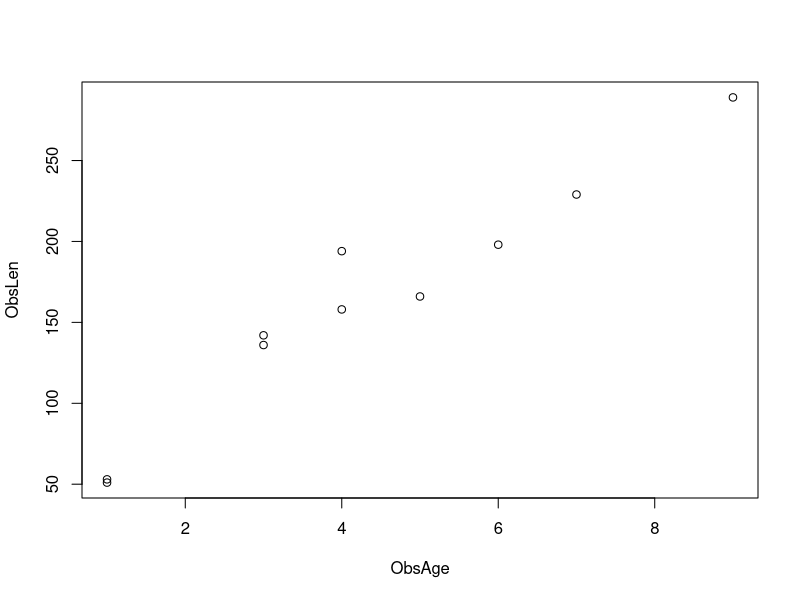
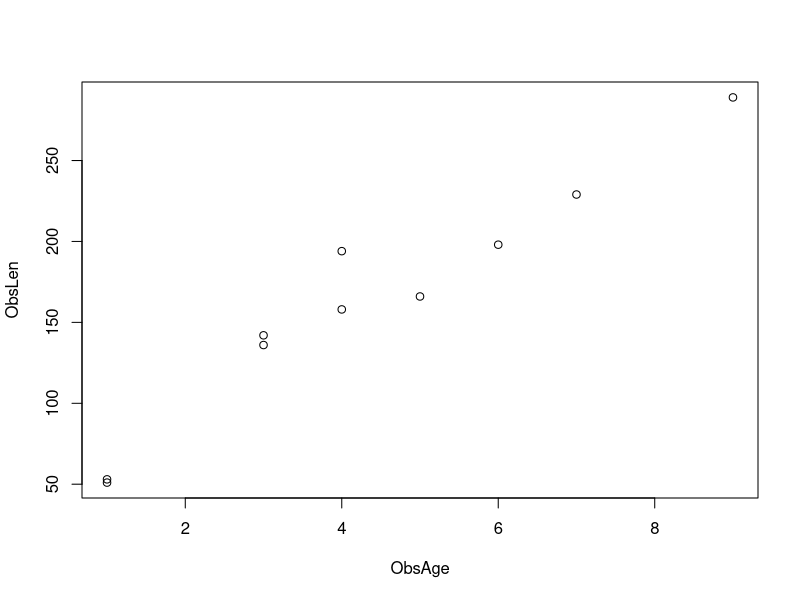
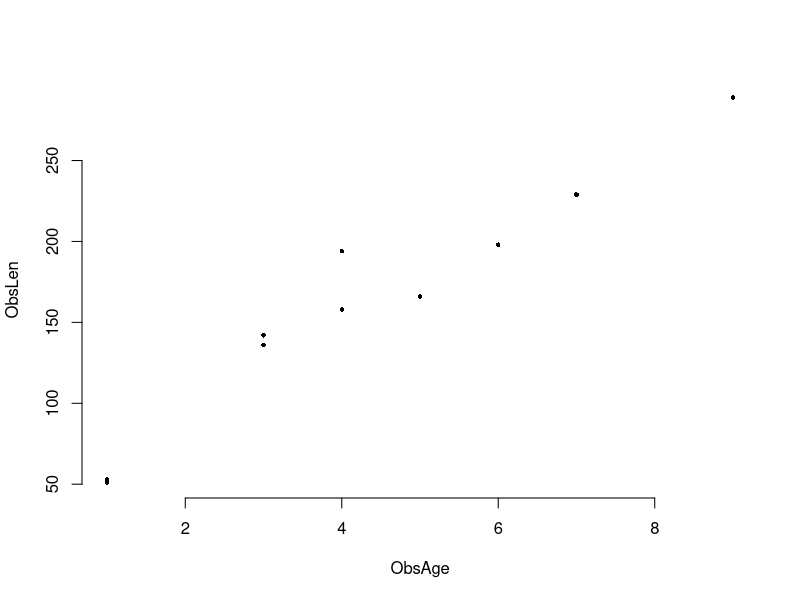
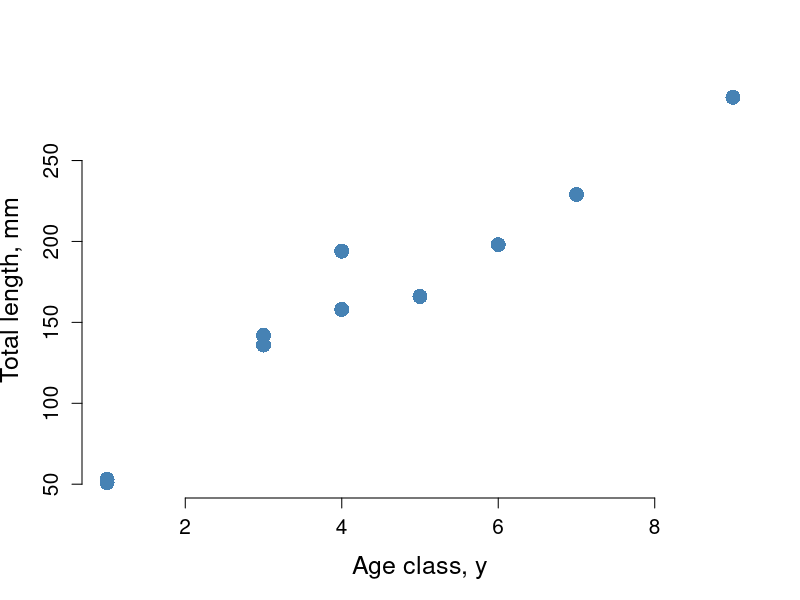
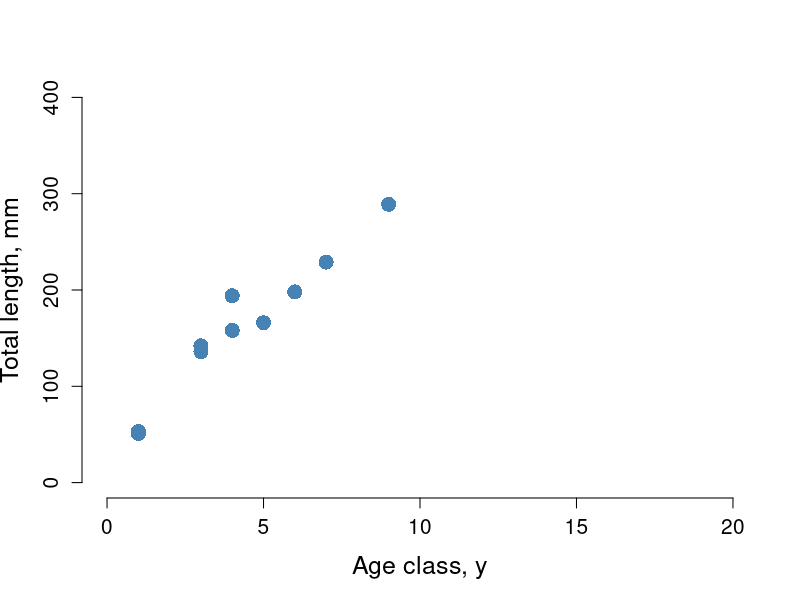
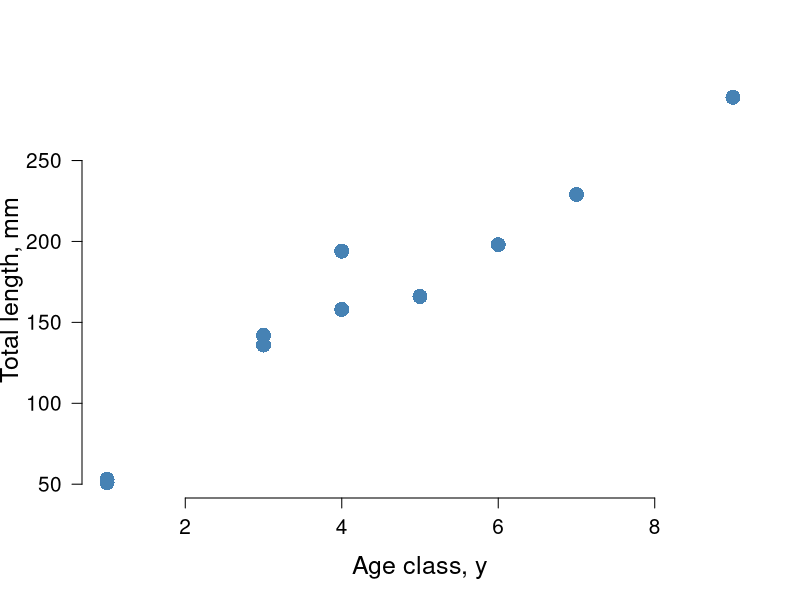
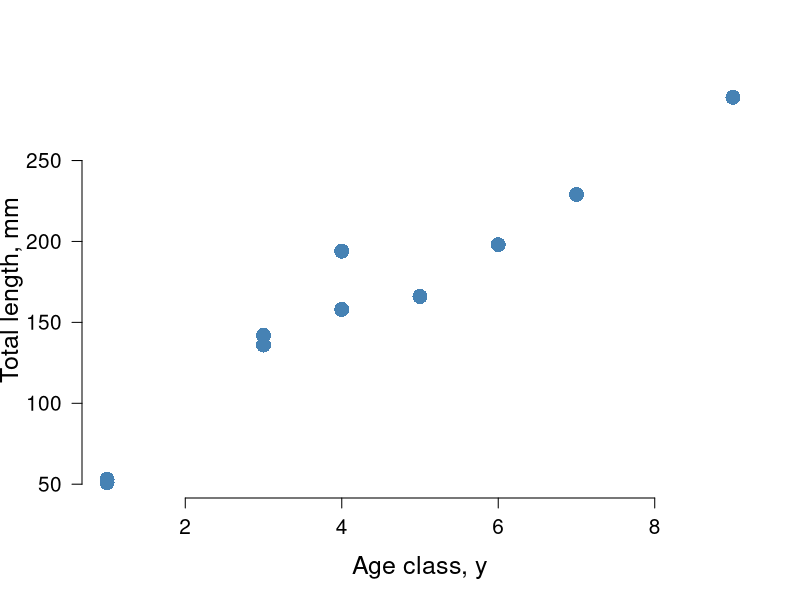
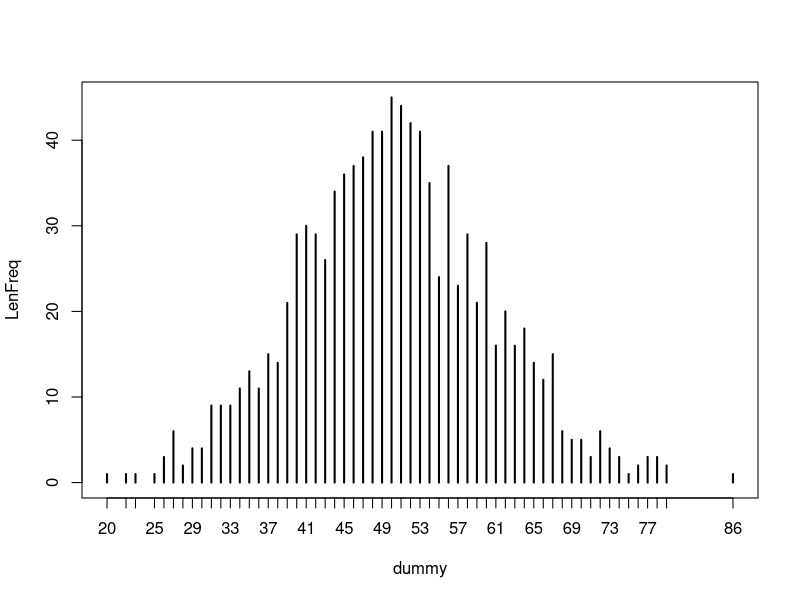

R code for these plots, in order:
## ---- chunk 1
knitr::opts_chunk$set(fig.width = 6,fig.height = 6,
                        echo = TRUE, warning=FALSE,message=FALSE)
## ---- chunk 2
#make sure to start with a clean slate, with no junk in memory 
rm(list=ls())

# Create some vectors
ObsAge <- c(6,1,9,3,7,4,3,5,1,4)
ObsLen <- c(198,53,289,136,229,194,142,166,51,158)
length(ObsAge)==length(ObsLen)      #same length
N_Observations <- length(ObsAge)    #let's store this  
(N_Observations <- length(ObsAge))  #a way to print without printing

plot(x=ObsAge,y=ObsLen)
plot(ObsAge,ObsLen)   #same

#let's improve the plot (use additional arguments, type ?plot)
plot(ObsAge,ObsLen,frame.plot=F,cex=0.6,pch=16)

# what other symbol types are there? type ?pch

# redraw & change axis labels, increase point size, change color
plot(ObsAge, ObsLen, frame.plot=F, cex=2, pch=16, ylab="Total length, mm", xlab="Age class, y",col="steelblue",cex.axis=1.25,cex.lab=1.5)
## ---- chunk 3
# redraw and change the range for the x and y axes
max(ObsLen)
max(ObsAge)
plot(ObsAge, ObsLen, frame.plot=F, cex=2, pch=16, ylab="Total length, mm", xlab="Age class, y",col="steelblue",cex.axis=1.25,cex.lab=1.5,
     xlim=c(0,20), ylim=c(0,400))

#be a bit smarter with axis limits...also change axis orientation
plot(ObsAge, ObsLen, frame.plot=F, cex=2, pch=16, ylab="Total length, mm", xlab="Age class, y",col="steelblue",cex.axis=1.25,cex.lab=1.5,las=1,
     xlim=c(min(ObsAge),max(ObsAge)), ylim=c(min(ObsLen),max(ObsLen)))

#Exercise: try las =0, =1, =2, =3
#          try changing points to lines (hint: search ?par 'type')
#           try changing colors (points, axis, labels etc)

## ---- chunk 4
#Let's create a data frame containing the above age and length data
FishDat <- data.frame(ObsAge, ObsLen)
FishDat

head(FishDat)  #the data frame header
head(FishDat,n=2)
FishDat[1:2,]  #same 

tail(FishDat,n=2)   #the last 2 records

FishDat[,1]  #access columns
FishDat[,"ObsAge"]  #same
FishDat$ObsAge      #same


FishDat[1:10,1]  # first 10 ages in the data set
FishDat$ObsAge[1:10] #same

FishDat <- data.frame(Age=ObsAge, Length=ObsLen) #different names
head(FishDat,3)
colnames(FishDat)=c("ObsAge","ObsLen")  #rename it

N_lengths <- length(FishDat$ObsLen) # how many lengths do we have?
N_lengths
nrow(FishDat)
dim(FishDat)  #data frame dimensions

FishDat$FishNum <- seq(from=1, to=N_lengths, by=1) #add a new column
dim(FishDat)

head(FishDat,3)
FishDat <- FishDat[,c(3,1,2)] #re arrange columns
head(FishDat,3)
FishDat <- FishDat[,c("FishNum","ObsAge","ObsLen")] #same
head(FishDat,3)

RowForFish3 <- which(FishDat$FishNum==3)  #access a specific record
RowForFish3
FishDat$ObsLen[which(FishDat$FishNum==3)]  # get its length
FishDat[RowForFish3,3]                     #same
FishDat$ObsLen[RowForFish3]                #same 

#Let's assume there's an error in the database and we need to fix it
#(better to fix errors in code rather than in original data set)
original=FishDat$ObsLen[RowForFish3]
FishDat[RowForFish3,]
FishDat$ObsLen[RowForFish3]=999
FishDat[RowForFish3,]
FishDat$ObsLen[RowForFish3]=original
FishDat[RowForFish3,]
#plot data using the data frame
plot(FishDat$ObsAge, FishDat$ObsLen, frame.plot=F, cex=2, pch=16, ylab="Total length, mm", xlab="Age class, y",col="steelblue",cex.axis=1.25,cex.lab=1.5,las=1,
     xlim=c(min(ObsAge),max(ObsAge)), ylim=c(min(ObsLen),max(ObsLen)))

## ---- chunk 5
dummy=round(rnorm(1000,50,10)) #first create some dummy length data                       (don't worry about these functions for the moment)
LenFreq <- table(dummy) #create a table of age observations
plot(LenFreq)   # Let's plot it
plot(LenFreq,type="o", pch=16, lwd=0.8,las=1,
     xlab="Length class",ylab="Frequency")   # make it a bit better
barplot(LenFreq,xlab="Length class",ylab="Frequency",las=1) # same

# let's change the colour
barplot(LenFreq,xlab="Length class",ylab="Frequency", col="light blue",las=1)
barplot(LenFreq,xlab="Length class",ylab="Frequency", col=rainbow(length(LenFreq)), las=1)

#create different length categories
sort(unique(dummy))
max(dummy)
Max <- 10*ceiling(max(dummy)/10)
Min <- 10*floor(min(dummy)/10)
LenInterval <- 10  #length interval (every 10 cm)
LenCats <- seq(from=Min, to=Max, by=LenInterval) #length categories

FreqDist <-  table(cut(dummy, breaks=LenCats, right=FALSE))
FreqDist   #type ?cut
#compare to
table(cut(x=dummy, breaks=LenCats))
#it has changed, because the right cut-offs have changed

# To plot, we can use the hist() function
hist(dummy, breaks=LenCats, right=FALSE, col="light blue", main="", xlab="10 mm Length category", ylab="Frequency",las=1)
## ---- chunk 6
# We can use hist() to create the table (set it equal to a new object)
HistData=hist(dummy, breaks=LenCats, right=FALSE, col="light blue", main="", xlab="10 mm Length category", ylab="Frequency",las=1)
HistData$breaks  #can acces the histogram
HistData$counts

#if don't need to plot the histogram
HistData=hist(dummy, breaks=LenCats, right=FALSE, plot=FALSE)

